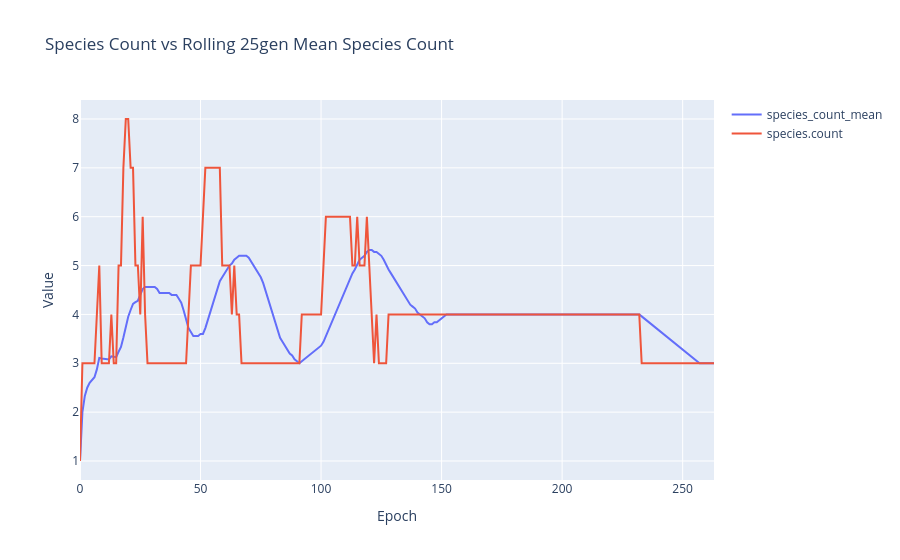

The cell this chart's notebook holds for it:
### Markdown cell above
### Metrics

Using the `rd.MetricCollector` we can aggregate the metrics for the whole engine's run and visualize the metrics we want to track here once the engine has finished. In this case we only want to see our three expressions, but we could also see any `rd.Metric` that the engine tracks - refer to the docs for more details.

### Code cell
# collector.plot("species.count", "species.threshold", "error")
collector.plot_titled(
    "Species Count vs Rolling 25gen Mean Species Count",
    ["species_count_mean", "species.count"],
)

### Figure 1 — Plotly figure (JSON) as saved in the notebook; plotly's stock layout.template omitted (floating-point values rounded to 4 significant figures; data arrays with more than 128 entries replaced by an {"elided": "..."} marker saying what was removed)
{"data": [{"mode": "lines", "name": "species_count_mean", "type": "scatter", "x": {"elided": "264 int values"}, "y": {"elided": "264 float values"}}, {"mode": "lines", "name": "species.count", "type": "scatter", "x": {"elided": "264 int values"}, "y": {"elided": "264 int values"}}], "layout": {"hovermode": "x unified", "title": {"text": "Species Count vs Rolling 25gen Mean Species Count"}, "xaxis": {"title": {"text": "Epoch"}}, "yaxis": {"title": {"text": "Value"}}}}
